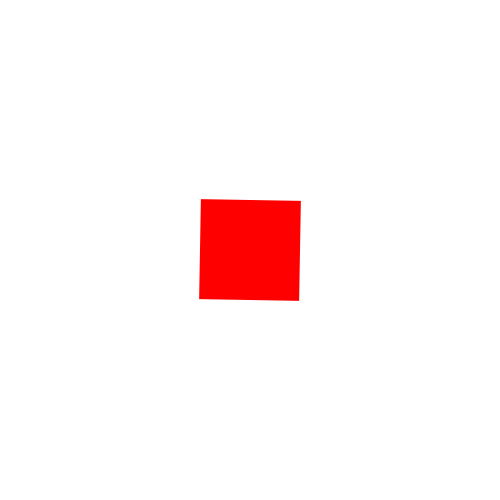
Frame 1 (no input)
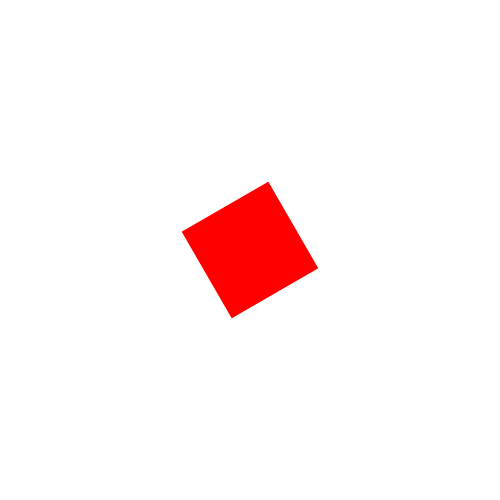
Frame 60 (the mouse pressed at the canvas centre just before this capture)
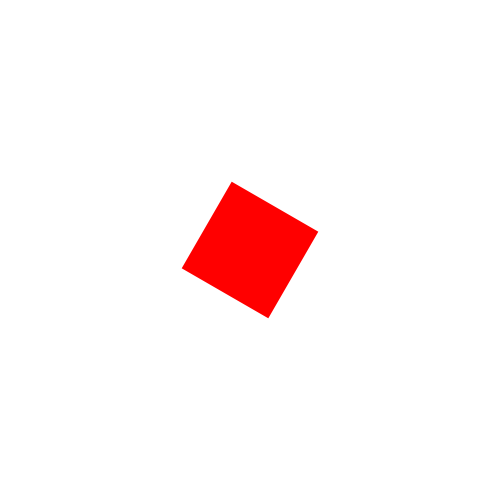
Frame 120 (the mouse held since frame 60 and released just before this capture)

The Processing sketch that drew these frames (run headless with seeded random() and noise(); from frame 60 on, the mouse is pressed at the canvas centre):

// Processing sketch: _04_pushpopanimation
// ── _04_pushpopanimation.pde
void setup() {
  size(500, 500);
  smooth();
}

void draw() {
  background(255);
  
  pushMatrix();
  translate(250, 250);
  rotate(radians(frameCount));
  
  fill(255, 0, 0);
  noStroke();
  rect(-50, -50, 100, 100);
  
  popMatrix();
}
